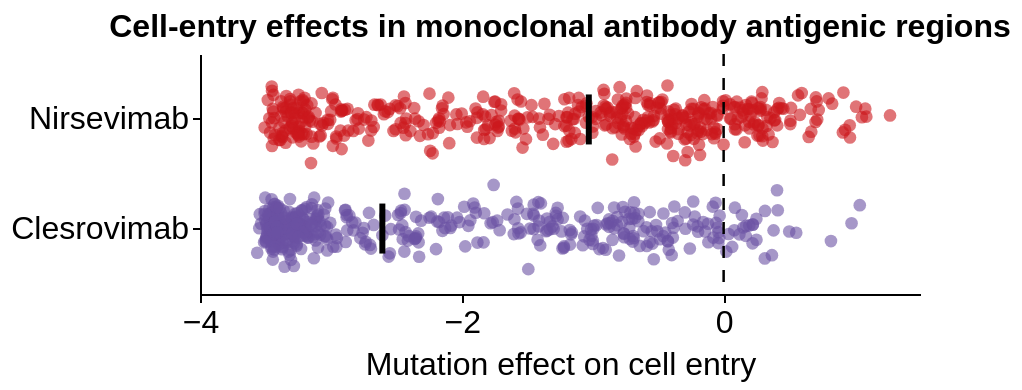

Notebook code cell kept with this figure:
### Code cell
#Define antigenic regions based on ChimeraX select interface tool with clesrovimab precursor RB1 6ous strucutre and nirsevimab precursor 5udc 
#ChimeraX Sel Interface with default settings (less stringent) as these closely match published residues bound by these mAbs 
alt.renderers.set_embed_options(actions={"export": True, "source": False, "editor": False})

# -----------------------------
# Load data
df = pd.read_csv("../../results/func_effects/averages/293T-TIM1_entry_func_effects.csv")
df["site"] = pd.to_numeric(df["site"], errors="coerce")

# -----------------------------
# QC filters
df_filt = (
    df.dropna(subset=["site", "effect"])
      .query("times_seen >= 2")
      .query("effect_std <= 2")
      .copy()
)

# -----------------------------
# Define antigenic-site ranges for nirsevimab and clesrovimab
nirsevimab_ranges = [(63, 69), (83, 83), (196, 197), (200, 202), (204, 212), (216, 216), (295, 295)]
clesrovimab_ranges = [(426, 429), (431, 433), (440, 447), (461, 461), (463, 468), (470, 470)]

def in_any_range(site_series, ranges):
    mask = pd.Series(False, index=site_series.index)
    for lo, hi in ranges:
        mask |= site_series.between(lo, hi, inclusive="both")
    return mask

# Assign region labels
df_filt["region"] = np.nan
df_filt.loc[in_any_range(df_filt["site"], nirsevimab_ranges), "region"] = "Nirsevimab"
df_filt.loc[in_any_range(df_filt["site"], clesrovimab_ranges), "region"] = "Clesrovimab"

plot_df = df_filt.dropna(subset=["region"]).copy()

# -----------------------------
# Plot styling
order = ["Nirsevimab", "Clesrovimab"]
colors = {
    "Clesrovimab": "#6A51A3",   # purple
    "Nirsevimab": "#CB181D",  # red
}

# Add jitter
plot_df["jitter"] = np.random.normal(loc=0, scale=0.2, size=len(plot_df))

# -----------------------------
# Plot
points = alt.Chart(plot_df).mark_circle(
    size=40,
    opacity=0.6   # slightly less opaque than before
).encode(
    y=alt.Y("region:N", sort=order, title=None),
    x=alt.X("effect:Q", title=["Mutation effect on cell entry"]),
    yOffset=alt.YOffset("jitter:Q"),
    color=alt.Color(
        "region:N",
        scale=alt.Scale(domain=order, range=[colors[o] for o in order]),
        legend=None
    ),
    tooltip=["site:Q", "wildtype:N", "mutant:N", "effect:Q"]
)

median_line = alt.Chart(plot_df).mark_tick(
    color="black",
    thickness=3,
    size=25
).encode(
    y=alt.Y("region:N", sort=order),
    x="median(effect):Q"
)

vline = alt.Chart(pd.DataFrame({"x": [0]})).mark_rule(
    color="black",
    size=1.25,
    opacity=1.0,
    strokeDash=[6, 6]
).encode(x="x:Q")

chart = alt.layer(points, median_line, vline).properties(
    height=120,
    width=360,
    title=alt.TitleParams(
        text="Cell-entry effects in monoclonal antibody antigenic regions",
        anchor="middle",
        fontSize=16,
        fontWeight="bold",
    )
)

chart.display()

os.makedirs('output', exist_ok=True)
chart.save('output/nirsev_cles_antigenic_region_cell_entry.html')

### Figure 1 — Vega-Lite specification as saved in the notebook (floating-point values rounded to 4 significant figures; data arrays with more than 128 entries replaced by an {"elided": "..."} marker saying what was removed)
{"config": {"background": "white", "title": {"fontSize": 20, "fontWeight": "normal", "font": "Helvetica", "anchor": "start", "color": "#000000", "orient": "top", "offset": 5, "subtitleColor": "gray", "subtitleFont": "Helvetica", "subtitleFontWeight": "normal", "subtitleFontSize": 18, "subtitlePadding": 2}, "axis": {"domain": true, "domainColor": "black", "domainWidth": 1, "grid": false, "gridColor": "#DEDDDD", "gridWidth": 0.5, "labelFont": "Helvetica", "labelFontSize": 16, "labelFlush": false, "labelFontWeight": "normal", "labelPadding": 2, "tickColor": "black", "tickSize": 4, "tickCount": 3, "tickWidth": 1, "titleFont": "Helvetica", "titleAlign": "center", "titleFontWeight": "normal", "titleFontSize": 16, "titlePadding": 5}, "legend": {"labelFont": "Helvetica", "labelFontSize": 16, "symbolSize": 100, "titleFont": "Helvetica", "titleFontSize": 16, "titleFontWeight": "normal", "padding": 5, "titleLimit": 200, "gradientLength": 100}, "range": {"category": ["#4e79a7", "#f28e2c", "#e15759", "#76b7b2", "#59a14f", "#edc949", "#af7aa1", "#ff9da7", "#9c755f", "#bab0ab"], "diverging": ["#c7e9b4", "#7fcdbb", "#41b6c4", "#1d91c0", "#225ea8", "#253494"]}, "view": {"stroke": "white", "strokeWidth": 0}, "text": {"font": "Helvetica", "fontSize": 16}}, "layer": [{"data": {"name": "data-e72ef27eb32fba254b805c3591e9acac"}, "mark": {"type": "circle", "opacity": 0.6, "size": 40}, "encoding": {"color": {"field": "region", "legend": null, "scale": {"domain": ["Nirsevimab", "Clesrovimab"], "range": ["#CB181D", "#6A51A3"]}, "type": "nominal"}, "tooltip": [{"field": "site", "type": "quantitative"}, {"field": "wildtype", "type": "nominal"}, {"field": "mutant", "type": "nominal"}, {"field": "effect", "type": "quantitative"}], "x": {"field": "effect", "title": ["Mutation effect on cell entry"], "type": "quantitative"}, "y": {"field": "region", "sort": ["Nirsevimab", "Clesrovimab"], "title": null, "type": "nominal"}, "yOffset": {"field": "jitter", "type": "quantitative"}}}, {"data": {"name": "data-e72ef27eb32fba254b805c3591e9acac"}, "mark": {"type": "tick", "color": "black", "size": 25, "thickness": 3}, "encoding": {"x": {"aggregate": "median", "field": "effect", "type": "quantitative"}, "y": {"field": "region", "sort": ["Nirsevimab", "Clesrovimab"], "type": "nominal"}}}, {"data": {"name": "data-d285a7403ed98ae579761d64a864032b"}, "mark": {"type": "rule", "color": "black", "opacity": 1.0, "size": 1.25, "strokeDash": [6, 6]}, "encoding": {"x": {"field": "x", "type": "quantitative"}}}], "height": 120, "title": {"text": "Cell-entry effects in monoclonal antibody antigenic regions", "anchor": "middle", "fontSize": 16, "fontWeight": "bold"}, "width": 360, "$schema": "https://vega.github.io/schema/vega-lite/v5.20.1.json", "datasets": {"data-e72ef27eb32fba254b805c3591e9acac": {"elided": "904 records"}, "data-d285a7403ed98ae579761d64a864032b": [{"x": 0}]}}
